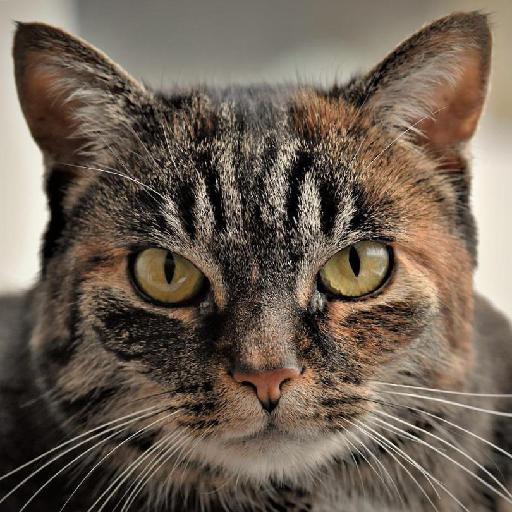
#> input picture dataset/train/cat/cat0016.jpg, 512 x 512 px; its folder holds only this picture in this run
$ python -i augment_train.py   (imports and definitions only)
#> lines starting #> are read from the running program, lines starting #| are printed output that depends on the picture
''' this file is for add new "fake images"
    from the real photo in train, for any class   '''

import argparse
import json
import random
from pathlib import Path
import numpy as np
from PIL import Image, ImageEnhance, ImageFilter

IMG_EXTS = {'.jpg','.jpeg','.png','.bmp','.tif','.tiff'}

# check photo is in correct format
# [6 lines left out: function is_image, not called in this run]

# check or trasform img in rgb
def to_rgb(img):
    rgb = img.mode
    if rgb == "RGB":
        return img
    else:
        new_img = img.convert("RGB")
        return new_img

# save images
def save_jpg (img, path):
    path.parent.mkdir(parents=True, exist_ok=True)
    img.save(path, format="JPEG", quality = 95, optimize = True)

# Rotazione ±12°
# [4 lines left out: function mod_img_rotate, not called in this run]

# Flip orizzontale
def mod_img_flip(img):
    img = to_rgb(img)
    return img.transpose(Image.FLIP_LEFT_RIGHT)

# Luminosità ±25%
# [4 lines left out: function mod_img_brightness, not called in this run]

# Blur
def mod_img_blur(img):
    img = to_rgb(img)
    blur = random.uniform(0.4, 1.2)
    return img.filter(ImageFilter.GaussianBlur(blur))

# Rumore gaussiano
# [7 lines left out: function mod_img_add_noise, not called in this run]

#list of trasformation
TRANSFORMS = [mod_img_rotate, mod_img_flip, mod_img_brightness, mod_img_blur, mod_img_add_noise]

# return all real images in directory
# [5 lines left out: function list_images, not called in this run]

# count real images
def count_real_images(class_dir: Path) -> int:
    return len(list_images(class_dir, only_real=True))

# number of synthetic images
def compute_s(R: int, ratio: float):
    return round((ratio / (1 - ratio)) * R)

# generate S sintetic image
# [36 lines left out: functions synthesize_images_inplace, augment_class_inplace, not called in this run]

>>> from PIL import Image
>>> picture = Image.open('../dataset/train/cat/cat0016.jpg')
#> picture is the input picture: PIL image 512x512 RGB; mean R, G, B 109.6, 96.2, 83.2
>>> result = mod_img_blur(picture)
#> in mod_img_blur, `return img.filter(ImageFilter.GaussianBlur(blur))`:
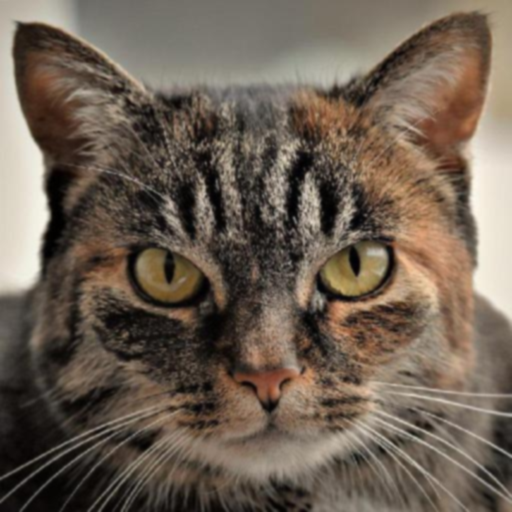
#> returned value: PIL image 512x512 RGB; mean R, G, B 109.6, 96.2, 83.2
